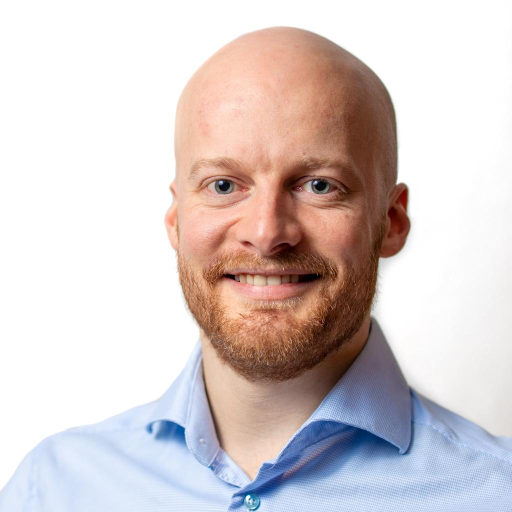
#> input picture cvs/aleksander-skraastad/images/foto.jpg, 1024 x 1024 px (shown at 1/2 size); its folder holds only this picture in this run
$ python normalize_cv_images.py ../cvs/aleksander-skraastad/images/foto.jpg
#> lines starting #> are read from the running program, lines starting #| are printed output that depends on the picture; after the words box and inside, x2 and y2 are one past the last pixel; in counts of white or black regions, pixels touching at a corner belong together
# /// script
# requires-python = ">=3.10"
# dependencies = ["pillow", "numpy"]
# ///
"""Bring the images of the employees' CVs to one format: small files, enough resolution, no metadata.

Usage (from the project root):
    uv run src/normalize_cv_images.py              # dry run: what would change, per file
    uv run src/normalize_cv_images.py --apply      # change the files
    uv run src/normalize_cv_images.py cvs/paal-noedseth/images/photo.jpg cvs/logos/equinor.png [--apply]
    uv run src/normalize_cv_images.py --self-test   # check the rules on synthetic images (used by the tests)

Default: every photo cvs/*/images/photo.* and every logo in the shared library cvs/logos/.

Photo: JPG, quality 85 (lower, down to 70, if the file would otherwise grow), sRGB, no metadata (EXIF, ICC); transparency is flattened onto white. Scaled down so the
largest crop in the CV's photo frame ratio (60:74) is PHOTO_MAX_CROP_W pixels wide (at most 1200 x 1480 for a
portrait photo), never up. The file is not cropped: src/build_cv_pdf.py crops it around photo_focus. A photo that
changes from .png to .jpg gets its reference in the CV (`- Foto: images/photo.png`) updated, and the .png is removed.

Logo (PNG/JPG; SVG is left alone): transparent or near-white margins are trimmed, then the logo is scaled down to
fit LOGO_MAX_PX, never up. A scaled PNG is saved as a 256-colour palette with transparency, optimised; JPG is saved at quality 90.

The script is idempotent: a file that already follows the format is not rewritten. Files that shrink to less than
30 % of their size are flagged in the dry run, to be looked at before --apply. The limits are shared with the
checks in src/check_cv_md.py.
"""
from __future__ import annotations

import argparse
import io
import re
import sys
from pathlib import Path

import numpy as np
from PIL import Image, ImageOps

ROOT = Path(__file__).resolve().parent.parent
sys.path.insert(0, str(ROOT / "src"))
from check_cv_md import LOGO_MAX_PX, PHOTO_MAX_CROP_W, PHOTO_RATIO  # noqa: E402

JPEG_PHOTO_QUALITY = 85
JPEG_PHOTO_MIN_QUALITY = 70   # lowest quality tried to keep a photo from growing
JPEG_LOGO_QUALITY = 90
INK_ALPHA, INK_WHITE = 16, 245   # a pixel is ink if alpha > INK_ALPHA and its darkest channel < INK_WHITE
FLAG_SHARE = 0.30


# [5 lines left out: function photo_target, not called in this run]


def flatten(im: Image.Image) -> Image.Image:
    """RGB image; transparency composited onto white."""
    if im.mode in ("RGBA", "LA") or (im.mode == "P" and "transparency" in im.info):
        rgba = im.convert("RGBA")
        bg = Image.new("RGBA", rgba.size, (255, 255, 255, 255))
        bg.alpha_composite(rgba)
        return bg.convert("RGB")
    return im.convert("RGB")


# [23 lines left out: function normalize_photo, not called in this run]


def ink_box(im: Image.Image) -> tuple[int, int, int, int] | None:
    a = np.asarray(im.convert("RGBA"))
    ink = (a[..., 3] > INK_ALPHA) & (a[..., :3].min(axis=2) < INK_WHITE)
    ys, xs = np.where(ink)
    if not len(xs):
        return None
    return int(xs.min()), int(ys.min()), int(xs.max()) + 1, int(ys.max()) + 1


def normalize_logo(path: Path) -> tuple[bytes | None, Path, str]:
    if path.suffix.lower() == ".svg":
        return None, path, "ok (SVG)"
    im = Image.open(path)
    fmt = im.format
    w, h = im.size
    box = ink_box(im)
    trimmed = box is not None and box != (0, 0, w, h)
    if trimmed:
        im = im.crop(box)
    cw, ch = im.size
    scale = min(1.0, LOGO_MAX_PX[0] / cw, LOGO_MAX_PX[1] / ch)
    if not trimmed and scale >= 1.0:
        return None, path, "ok"
    reasons = []
    if trimmed:
        reasons.append(f"margins trimmed {w}x{h} -> {cw}x{ch}")
    if scale < 1.0:
        nw, nh = max(1, round(cw * scale)), max(1, round(ch * scale))
        im = im.convert("RGBA" if fmt == "PNG" else "RGB").resize((nw, nh), Image.LANCZOS)
        if fmt == "PNG":   # back to a palette (alpha kept): a logo has few colours, and RGBA PNGs are large
            im = im.quantize(colors=256, method=Image.Quantize.FASTOCTREE)
        # resampling softens the outermost pixels, so trim again; otherwise a second run would trim more
        box = ink_box(im)
        if box is not None and box != (0, 0, *im.size):
            im = im.crop(box)
        reasons.append(f"scaled to {im.width}x{im.height}")
    buf = io.BytesIO()
    if fmt == "PNG":
        im.save(buf, "PNG", optimize=True)
    else:
        flatten(im).save(buf, "JPEG", quality=JPEG_LOGO_QUALITY, optimize=True)
    return buf.getvalue(), path, ", ".join(reasons)


def default_files() -> list[Path]:
    return sorted(ROOT.glob("cvs/*/images/photo.*")) + sorted(p for p in (ROOT / "cvs/logos").glob("*") if p.is_file())


# [71 lines left out: functions update_reference, self_test, not called in this run]


def main(argv: list[str] | None = None) -> int:
    for s in (sys.stdout, sys.stderr):
        s.reconfigure(encoding="utf-8", errors="replace")
    ap = argparse.ArgumentParser(description="Normalize the photos and logos of the employees' CVs")
    ap.add_argument("files", nargs="*", help="images (default: cvs/*/images/photo.* and cvs/logos/*)")
    ap.add_argument("--apply", action="store_true", help="change the files (default: dry run)")
    ap.add_argument("--self-test", action="store_true", help="check the rules on synthetic images and exit")
    args = ap.parse_args(argv)
    if args.self_test:
        return self_test()

    files = [Path(f).resolve() for f in args.files] or default_files()
    before = after = changed = flagged = 0
    for p in files:
        is_photo = p.parent.name == "images" and p.stem == "photo"
        data, target, why = (normalize_photo if is_photo else normalize_logo)(p)
        size = p.stat().st_size
        before += size
        rel = p.relative_to(ROOT).as_posix() if p.is_relative_to(ROOT) else str(p)
        if data is None:
            after += size
            print(f"  ok      {rel}")
            continue
        changed += 1
        after += len(data)
        share = len(data) / size
        flag = share < FLAG_SHARE
        flagged += flag
        print(f"{'  FLAG' if flag else '      '}  {rel}: {size // 1024} KB -> {len(data) // 1024} KB "
              f"({share:.0%}); {why}" + (f"; -> {target.name}" if target != p else ""))
        if args.apply:
            target.write_bytes(data)
            if target != p:
                if not update_reference(p, target):
                    print(f"        WARNING: no reference to images/{p.name} found in the CV; update it by hand")
                p.unlink()
#> this loop made 1 pass
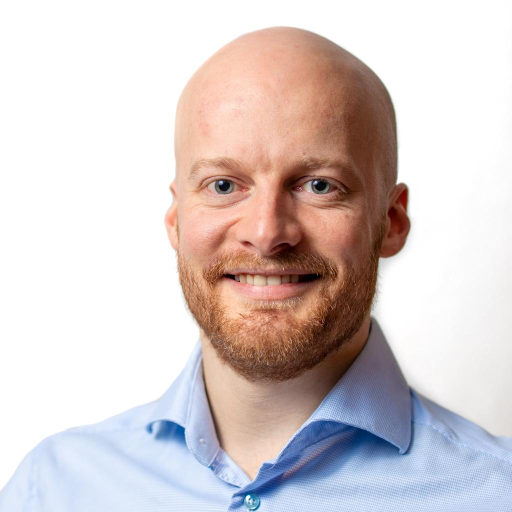
#> input picture cvs/aleksander-skraastad/images/foto.jpg, 1024 x 1024 px (shown at 1/2 size)
#> pass 1, in ink_box, `ink = (a[..., 3] > INK_ALPHA) & (a[..., :3].min(axis=2) < INK_WHITE)`:
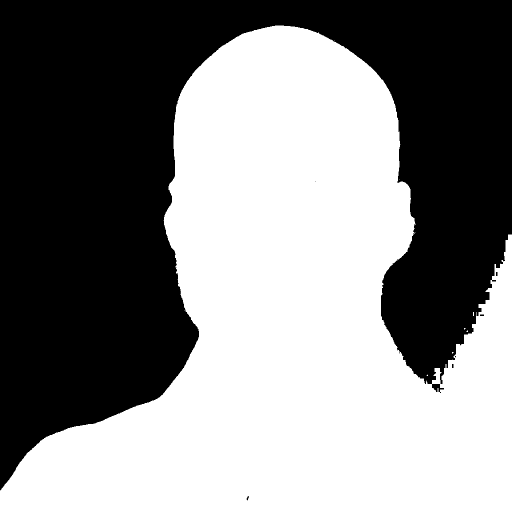
#> ink: shape (1024, 1024) bool (shown at 1/2 size); 52.4% white; 7 black regions (2 under 20 px), largest, box (x1, y1, x2, y2) and area: (0, 0, 1024, 981) 499456, (992, 544, 995, 552) 24, (960, 629, 968, 632) 24, (904, 728, 907, 736) 24, (493, 992, 498, 1001) 22
#> pass 1, in normalize_logo, `im = im.crop(box)`:
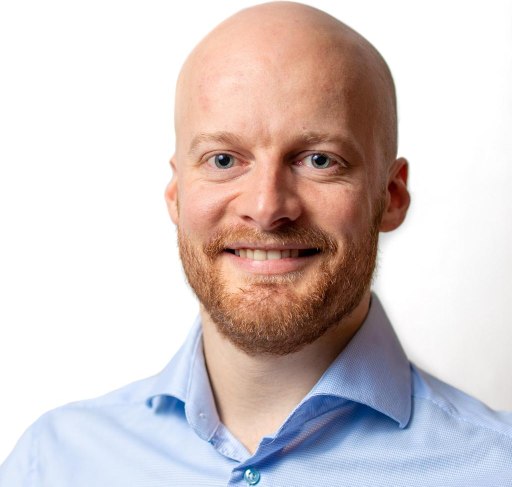
#> im: PIL image 1024x973 RGB (shown at 1/2 size); mean R, G, B 213, 201.6, 201
#> pass 1, in normalize_logo, `im = im.convert("RGBA" if fmt == "PNG" else "RGB").resize((nw, nh), Im..`:
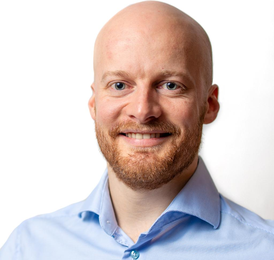
#> im: PIL image 274x260 RGB; mean R, G, B 213, 201.6, 201
    verb = "changed" if args.apply else "would change"
    print(f"\n{len(files)} files, {changed} {verb}, {flagged} flagged (< {FLAG_SHARE:.0%} of the size); "
          f"{before / 1048576:.1f} MB -> {after / 1048576:.1f} MB")
#| 1 files, 1 would change, 1 flagged (< 30% of the size); 0.1 MB -> 0.0 MB
    return 0


if __name__ == "__main__":
    raise SystemExit(main())
#> (the program exits here)

$ run again, on cvs/eirik-blekesaune/images/foto.jpg
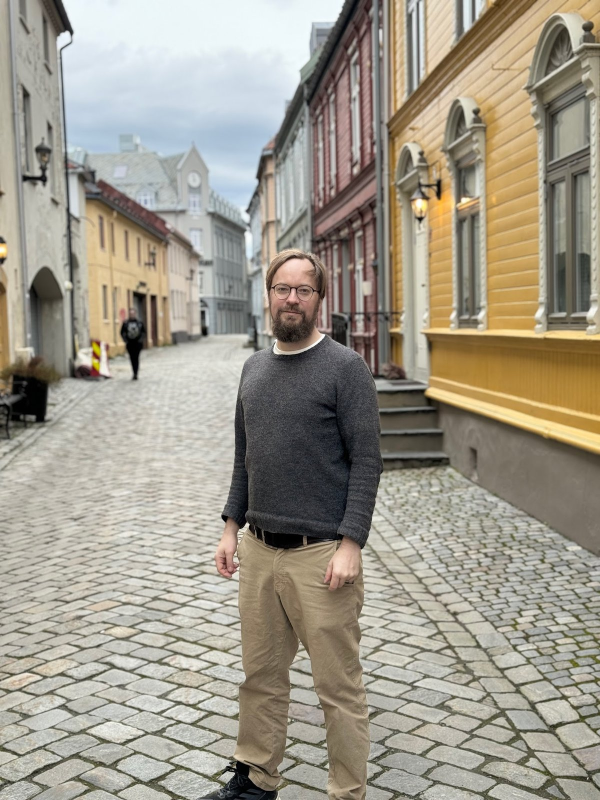
#> input picture cvs/eirik-blekesaune/images/foto.jpg, 1200 x 1600 px (shown at 1/2 size)
#> the loop in main, `for p in files:` made 1 pass
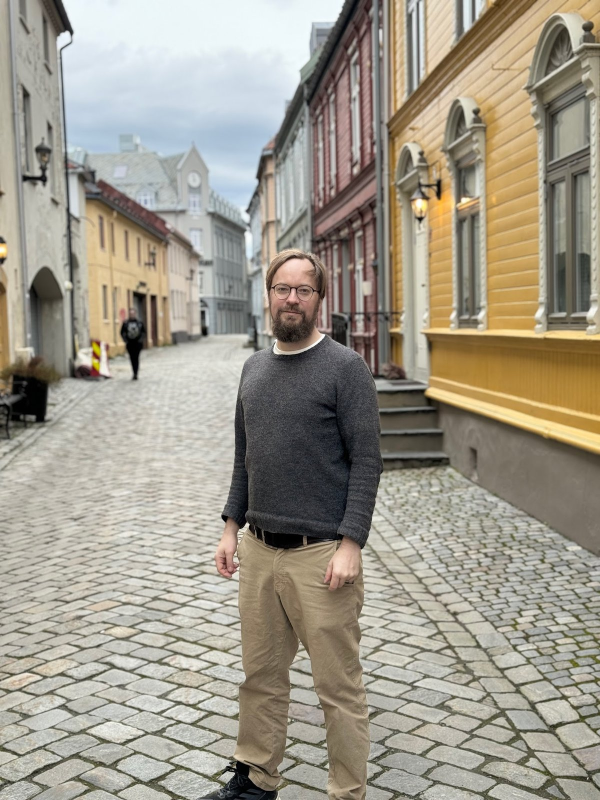
#> input picture cvs/eirik-blekesaune/images/foto.jpg, 1200 x 1600 px (shown at 1/2 size)
#> pass 1, in ink_box, `ink = (a[..., 3] > INK_ALPHA) & (a[..., :3].min(axis=2) < INK_WHITE)`:
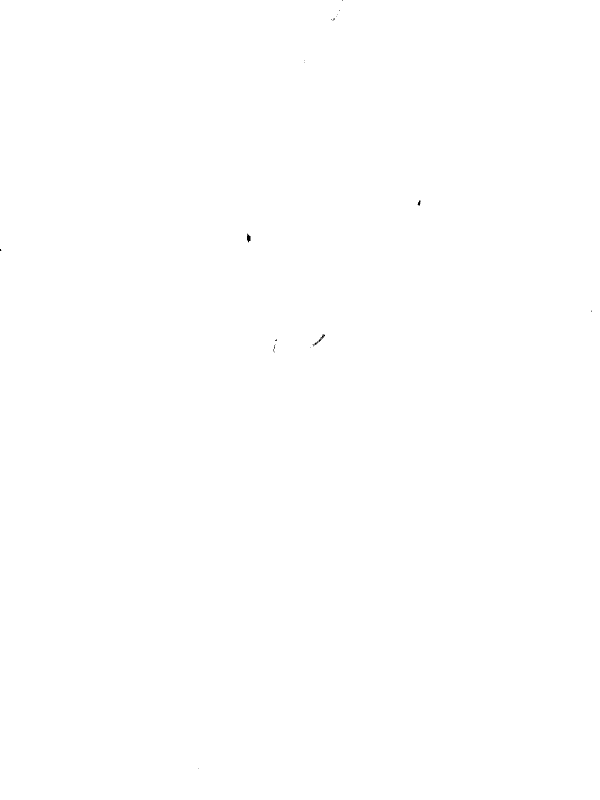
#> ink: shape (1600, 1200) bool (shown at 1/2 size); 100% white; 18 black regions (15 under 20 px), largest, box (x1, y1, x2, y2) and area: (625, 669, 650, 693) 87, (494, 467, 501, 485) 86, (835, 401, 841, 411) 38
#> pass 1, in normalize_logo, `im = im.convert("RGBA" if fmt == "PNG" else "RGB").resize((nw, nh), Im..`:
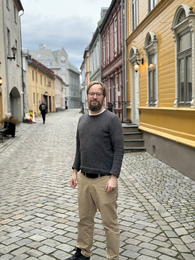
#> im: PIL image 195x260 RGB; mean R, G, B 159.3, 153.1, 139.3
#| 1 files, 1 would change, 1 flagged (< 30% of the size); 0.3 MB -> 0.0 MB
